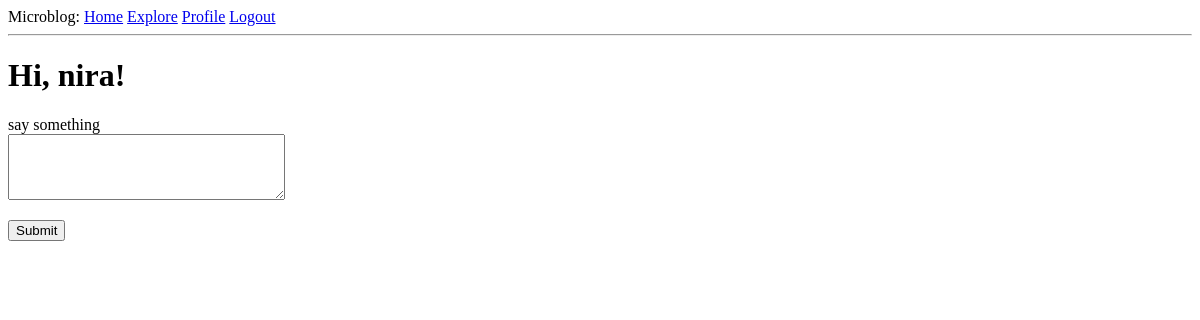
The page /index (signed in) on the database as committed earlier.
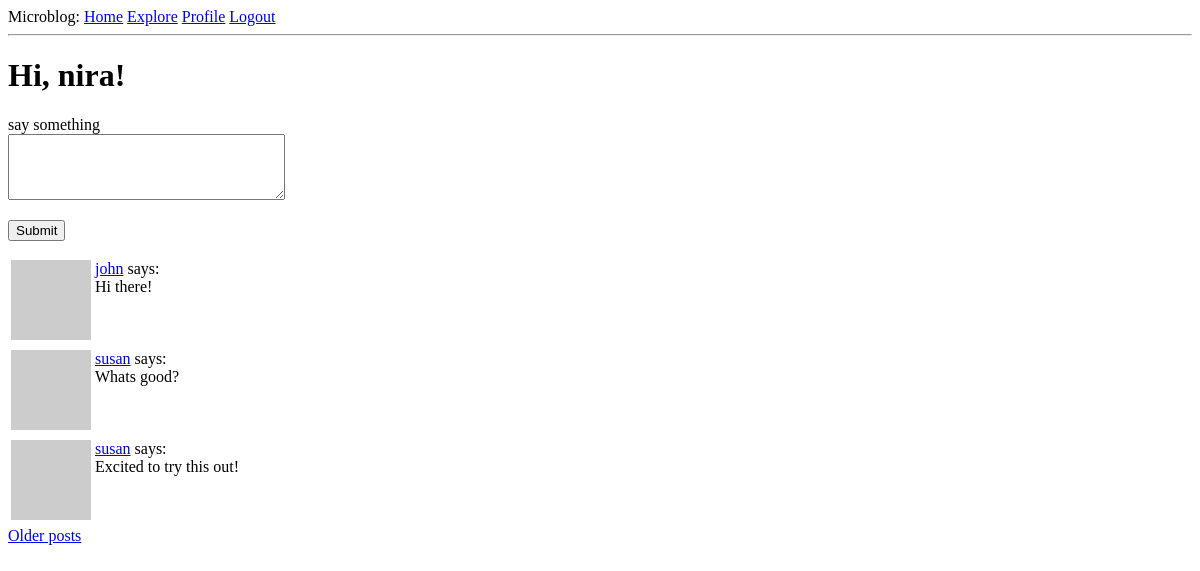
The same page on the database as committed later.
### app/models.py (models this page shows, shortened)
class User(UserMixin, db.Model):
    id: so.Mapped[int] = so.mapped_column(primary_key=True)
    username: so.Mapped[str] = so.mapped_column(sa.String(64),index=True,unique=True)
    email: so.Mapped[str] = so.mapped_column(sa.String(120), index=True, unique=True)
    password_hash: so.Mapped[Optional[str]] = so.mapped_column(sa.String(256))
    about_me: so.Mapped[Optional[str]] = so.mapped_column(sa.String(140))
    last_seen: so.Mapped[Optional[datetime]] = so.mapped_column(
        default=lambda: datetime.now(timezone.utc))
    posts: so.WriteOnlyMapped['Post'] = so.relationship('Post', back_populates='author')
    following: so.WriteOnlyMapped['User'] = so.relationship(
        secondary=followers, primaryjoin=(followers.c.follower_id==id),
        secondaryjoin=(followers.c.followed_id==id),
        back_populates='followers')
    followers: so.WriteOnlyMapped['User'] = so.relationship(
        secondary=followers, primaryjoin=(followers.c.followed_id==id),
        secondaryjoin=(followers.c.follower_id==id),
        back_populates='following')
    def avatar(self, size):
        digest = md5(self.email.lower().encode('utf-8')).hexdigest()
        return f"https://www.gravatar.com/avatar/{digest}?d=identicon&s={size}"
    def following_posts(self):
        Author = so.aliased(User)
        Follower = so.aliased(User)
        return (
            sa.select(Post)
            .join(Post.author.of_type(Author))
            .join(Author.followers.of_type(Follower), isouter=True)
            .where(sa.or_(
                Follower.id == self.id,
                Author.id == self.id
            ))
            .group_by(Post)
            .order_by(Post.timestamp.desc())
        )

class Post(db.Model):
    id: so.Mapped[int] = so.mapped_column(primary_key=True)
    body: so.Mapped[str] = so.mapped_column(sa.String(140))
    timestamp: so.Mapped[datetime] = so.mapped_column(
        index=True, default=lambda: datetime.now(timezone.utc))
    user_id: so.Mapped[int] = so.mapped_column(sa.ForeignKey(User.id),index=True)
    author: so.Mapped['User'] = so.relationship('User', back_populates='posts')

### app/routes.py (the view)
@app.route('/',methods=['POST', 'GET'])
@app.route('/index',methods=['POST', 'GET'])
@login_required
def index():
    form = PostForm()
    if form.validate_on_submit():
        post = Post(body=form.post.data, author=current_user)
        db.session.add(post)
        db.session.commit()
        flash('Your post is now live!')
        return redirect(url_for('index'))
    page = request.args.get('page',1,type=int)
    posts = db.paginate(current_user.following_posts(),page=page,
                        per_page=app.config['POSTS_PER_PAGE'],error_out=False)
    next_url = url_for('index', page=posts.next_num) \
        if posts.has_next else None
    prev_url = url_for('index', page=posts.prev_num) \
        if posts.has_prev else None
    return render_template('index.html', title='Home',form=form, posts=posts.items, next_url=next_url, prev_url=prev_url)

### app/forms.py
class PostForm(FlaskForm):
    post = TextAreaField('say something', validators=[
        DataRequired(), Length(min=1,max=140)])
    submit = SubmitField('Submit')

### app/models.py (called while the page is built)
@login.user_loader
def load_user(id):
    return db.session.get(User, int(id))

### app/routes.py (called while the page is built)
@app.before_request
def before_request():
    if current_user.is_authenticated:
        current_user.last_seen = datetime.now(timezone.utc)
        db.session.commit()

### app/templates/index.html (shortened to what this page needs)
{% extends "base.html" %}
{% block content %}
    <h1>Hi, {{current_user.username}}!</h1>
    {% if form %}
    <form action="" method="post">
        <p>
            {{ form.post.label }}<br>
            {{ form.post(cols=32,rows=4) }}<br>
        </p>
        <p>{{ form.submit }}</p>
    </form>
    {% endif %}
    {% for post in posts %}
        {% include '_post.html' %}
    {% endfor %}
    {% if next_url %}
    <a href="{{ next_url }}">Older posts</a>
    {% endif %}
{% endblock %}

### app/templates/base.html (shortened to what this page needs)
<!DOCTYPE html>
<html>
<head>
</head>
<body>
    <div>
        Microblog:
        <a href="{{ url_for('index') }}">Home</a>
        <a href="{{ url_for('explore') }}">Explore</a>
        {% if current_user.is_anonymous %}
        <a href=" url_for('login' )">Login</a>
        {% else %}
        <a href="{{ url_for('user', username=current_user.username )}}">Profile</a>
        <a href="{{ url_for('logout') }}">Logout</a>
        {% endif %}
    </div>
    <hr>
    {% block content %}{% endblock %}
</body>
</html>

### app/templates/_post.html
<table>
    <tr valign="top">
        <td><img src="{{ post.author.avatar(36) }}" alt=""></td>
        <td>
            <a href="{{ url_for('user', username=post.author.username) }}">{{ post.author.username}}</a>
            says:<br>{{ post.body}}</td>
    </tr>
</table>

Rows that differ between the two databases and show on the page:
added Post: author.username "john", body "Hi there!"
added Post: author.username "susan", body "Whats good?"
added Post: author.username "susan", body "Excited to try this out!"
Other text that changed with them:
text now shown: "Older posts"
